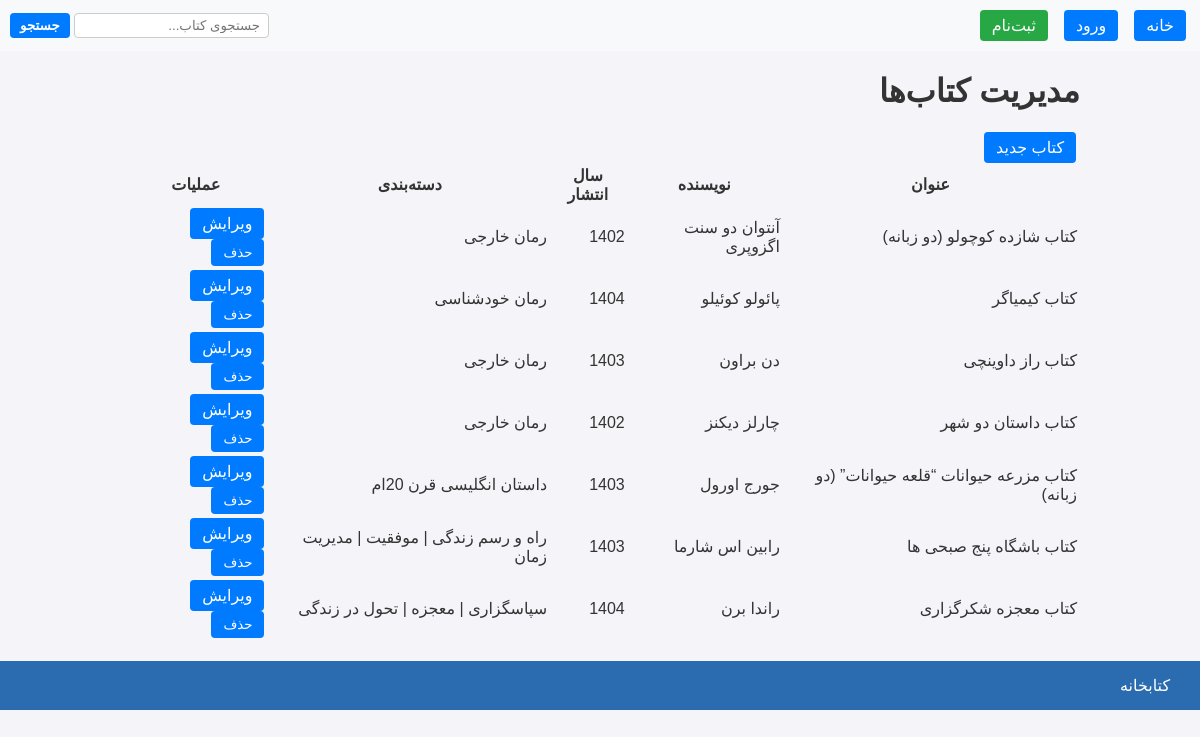
Screenshot of /admin_panel/books/ with the database file from the repository.
### books/models.py (models this page shows, shortened)
class Book(models.Model):
    title = models.CharField(max_length=200)
    author = models.CharField(max_length=200)
    year = models.IntegerField()
    category = models.CharField(max_length=100)
    description = models.TextField()
    cover = models.CharField(max_length=200, blank=True)

### admin_panel/views.py (the view)
# urls.py: path('books/', views.manage_books, name='manage_books'),
def manage_books(request):
    books = Book.objects.all()
    return render(request, 'admin_panel/manage_books.html', {'books': books})

### templates/admin_panel/manage_books.html (shortened to what this page needs)
{% extends 'base.html' %}
{% block content %}
<div class="container">
    <h1 class="title">مدیریت کتاب‌ها</h1>
    <a href="{% url 'admin_panel:add_book' %}" class="btn btn-primary">کتاب جدید</a>
    <table class="table">
        <thead>
            <tr>
                <th>عنوان</th>
                <th>نویسنده</th>
                <th>سال انتشار</th>
                <th>دسته‌بندی</th>
                <th>عملیات</th>
            </tr>
        </thead>
        <tbody>
            {% for book in books %}
            <tr>
                <td>{{ book.title }}</td>
                <td>{{ book.author }}</td>
                <td>{{ book.year }}</td>
                <td>{{ book.category }}</td>
                <td>
                    <a href="{% url 'admin_panel:edit_book' book.id %}" class="btn btn-warning">ویرایش</a>
                    <form action="{% url 'admin_panel:delete_book' book.id %}" method="post" style="display:inline;">
                        <button type="submit" class="btn btn-danger" onclick="return confirm('آیا مطمئن هستید می‌خواهید حذف کنید؟');">حذف</button>
                    </form>
                </td>
            </tr>
            {% empty %}
            <tr>
                <td colspan="5">کتابی موجود نیست.</td>
            </tr>
            {% endfor %}
        </tbody>
    </table>
</div>
{% endblock %}

### static/css/main.css (style rules this page uses)
body { font-family: Tahoma, Arial, sans-serif; background: #f4f4f9; margin: 0; color: #333; }
a { color: #2b6cb0; text-decoration: none; }
.btn { display: inline-block; padding: 6px 12px; margin: 0 4px; text-decoration: none; color: #fff; background-color: #007bff; border-radius: 4px; transition: background-color 0.2s; }
form button { padding: 5px 10px; border-radius: 4px; border: none; background-color: #007bff; color: #fff; cursor: pointer; }

### rows the page displays
Book: title "کتاب شازده کوچولو (دو زبانه)", author "آنتوان دو سنت اگزوپری", year "1402", category "رمان خارجی"
Book: title "کتاب کیمیاگر", author "پائولو کوئیلو", year "1404", category "رمان خودشناسی"
Book: title "کتاب راز داوینچی", author "دن براون", year "1403", category "رمان خارجی"
Book: title "کتاب داستان دو شهر", author "چارلز دیکنز", year "1402", category "رمان خارجی"
Book: title "کتاب مزرعه حیوانات “قلعه حیوانات” (دو زبانه)", author "جورج اورول", year "1403", category "داستان انگلیسی قرن 20ام"
Book: title "کتاب باشگاه پنج صبحی ها", author "رابین اس شارما", year "1403", category "راه و رسم زندگی | موفقیت | مدیریت زمان"
Book: title "کتاب معجزه شکرگزاری", author "راندا برن", year "1404", category "سپاسگزاری | معجزه | تحول در زندگی"
